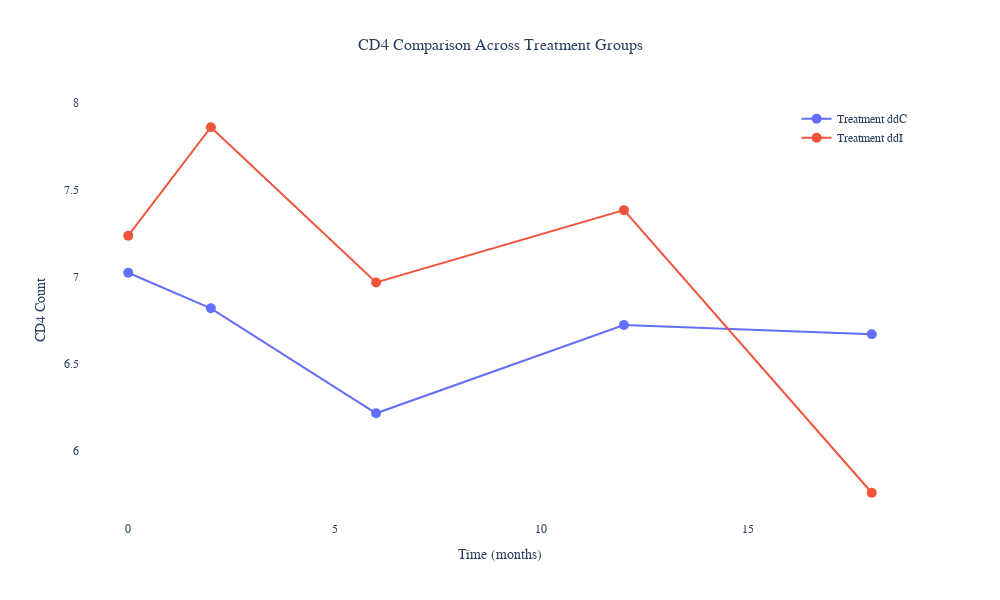

The code cell stored with this chart in its notebook:
### Code cell
fig3.show()

### Figure 1 — Plotly figure (JSON) as saved in the notebook; plotly's stock layout.template omitted (floating-point values rounded to 4 significant figures)
{"data": [{"line": {"width": 2}, "marker": {"size": 10}, "mode": "lines+markers", "name": "Treatment ddC", "type": "scatter", "x": [0, 2, 6, 12, 18], "y": [7.024, 6.82, 6.216, 6.724, 6.671]}, {"line": {"width": 2}, "marker": {"size": 10}, "mode": "lines+markers", "name": "Treatment ddI", "type": "scatter", "x": [0, 2, 6, 12, 18], "y": [7.238, 7.862, 6.969, 7.385, 5.759]}], "layout": {"font": {"family": "Arial", "size": 12}, "height": 600, "legend": {"x": 0.99, "xanchor": "right", "y": 0.99, "yanchor": "top"}, "plot_bgcolor": "white", "title": {"font": {"family": "Arial, bold", "size": 16}, "text": "CD4 Comparison Across Treatment Groups", "x": 0.5, "xanchor": "center"}, "width": 1000, "xaxis": {"title": {"text": "Time (months)"}}, "yaxis": {"title": {"text": "CD4 Count"}}}}
